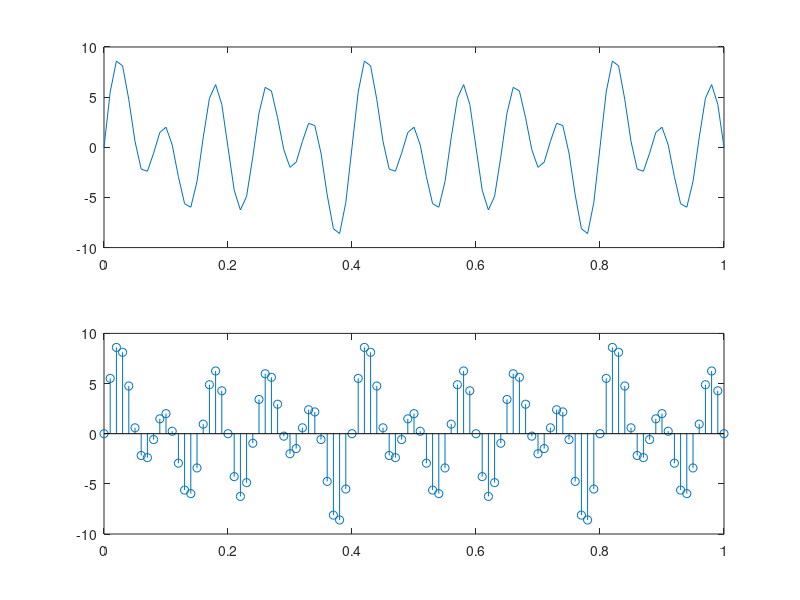

Reproduce this figure in MATLAB.
clear;
clc;
fm = input("Enter modulating frequency");
t = 0: 0.01: 1;
s1 = 2*sin(2*pi*fm*t)+3*sin(3*pi*fm*t)+5*sin(5*pi*fm*t);
fs = input("Enter sampling frequency");
n = 0: 0.01 : 1;
subplot(2,1,1);
plot(t,s1);
hold on;
subplot(2,1,2);
stem(n,s1)